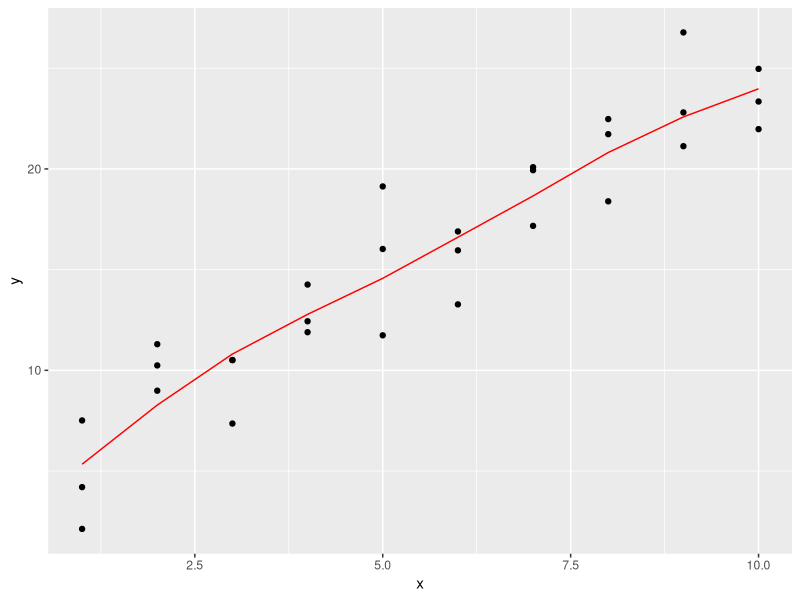
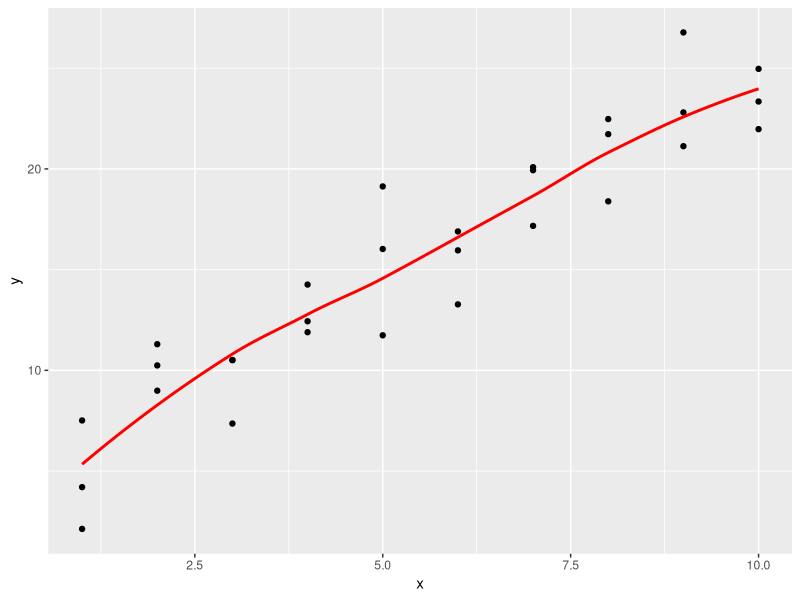
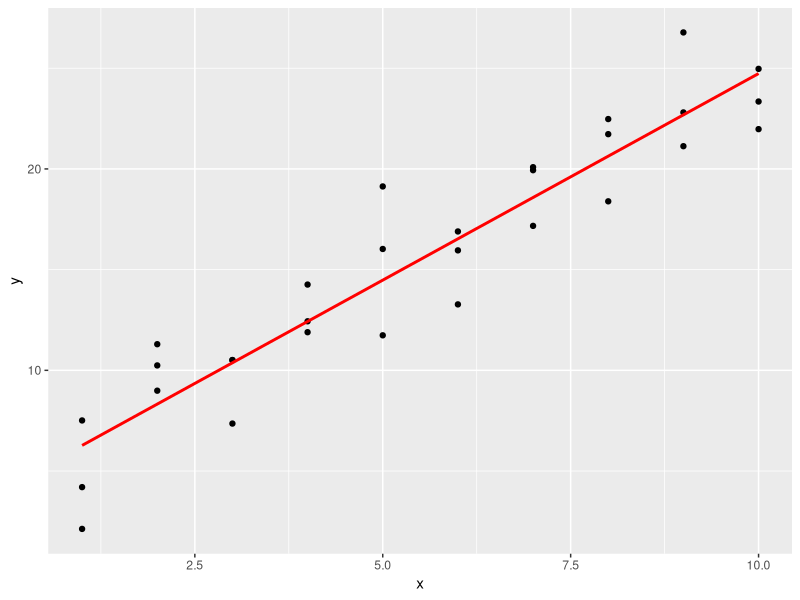
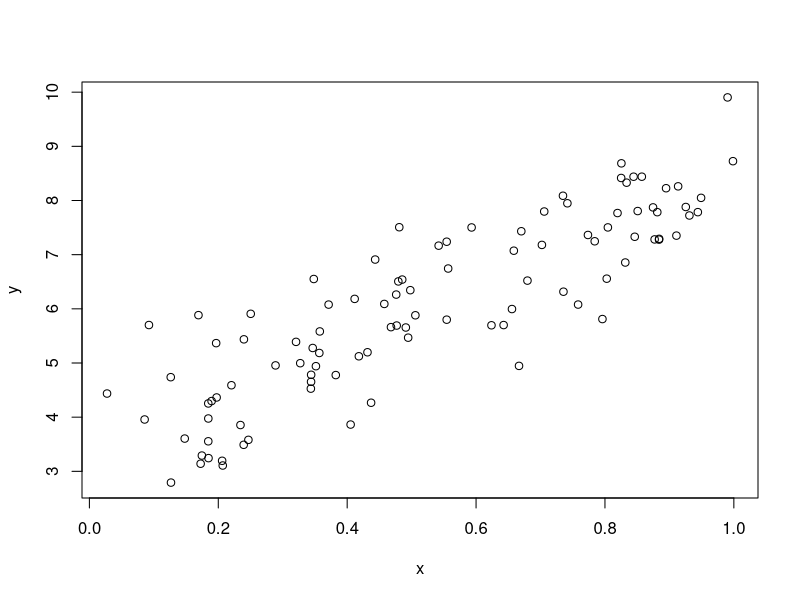
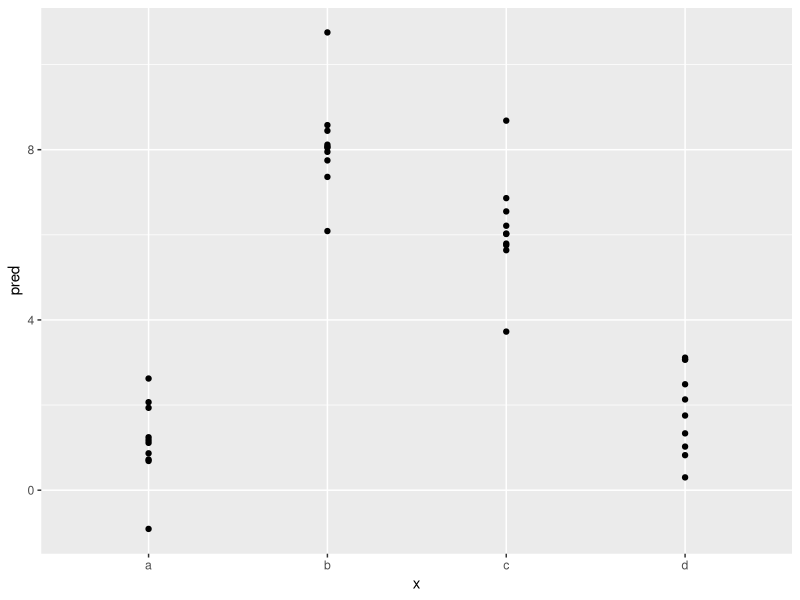
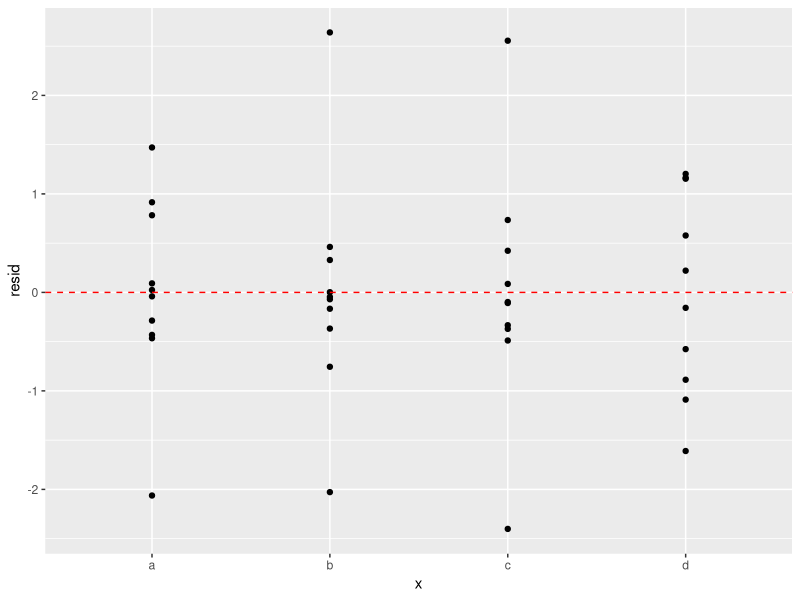
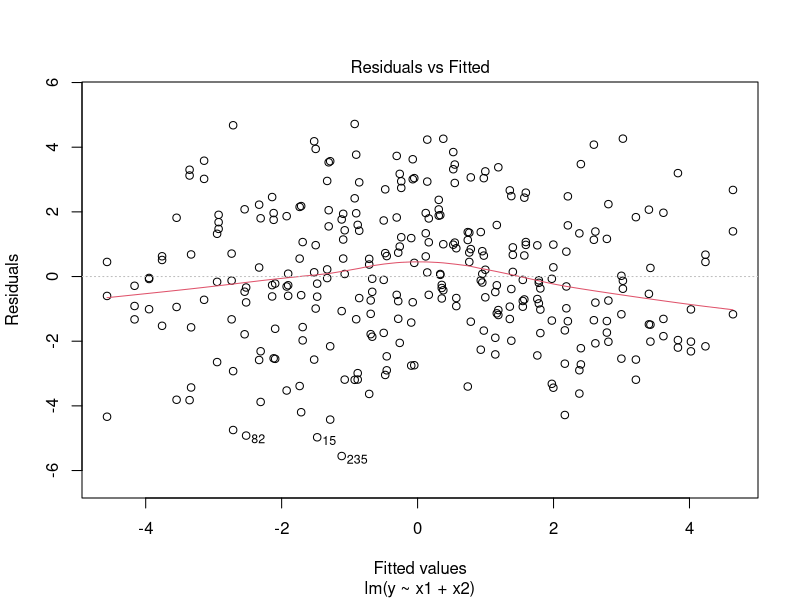
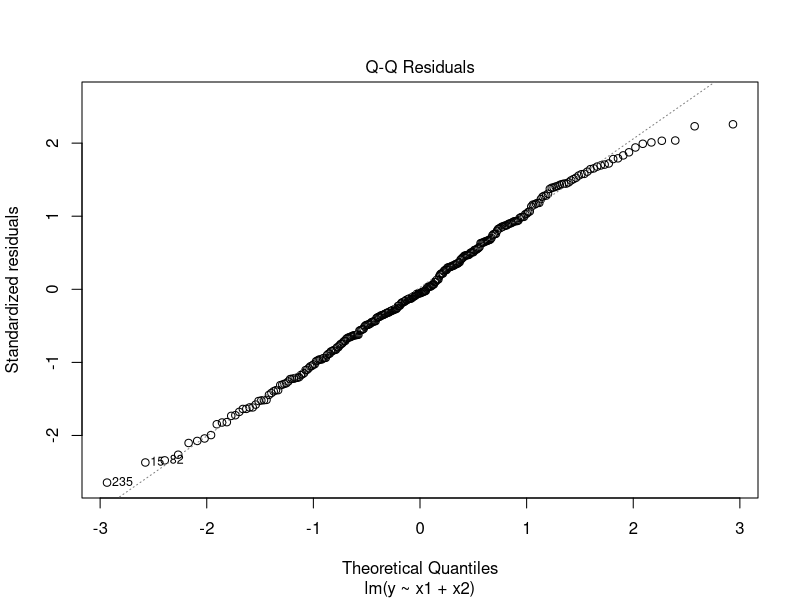

Write R code to recreate these figures, in order.
## ---- chunk 1
library(tidyverse)
library(modelr)
options(na.action = na.warn)
## ---- chunk 2
sim1_loess <- loess(y ~ x, data = sim1)
sim1 %>%
  add_predictions(sim1_loess) %>%
    ggplot(aes(x = x)) +
     geom_point(aes(y = y)) +
     geom_line(aes(y = pred), colour = "red")
## ---- chunk 3
pl <- sim1 %>%
       ggplot(aes(x = x, y = y)) +
        geom_point() 
pl +  geom_smooth(colour = "red", se=FALSE) 
pl +  geom_smooth(method= "lm", se=FALSE, colour = "red") 
## ---- chunk 4
df <- tibble::data_frame(
  x = sort(runif(100)),
  y = 5 * x + 0.5 * x ^ 2 + 3 + rnorm(length(x))
)
plot(df)

m1 <- lm(y ~ x, data = df)
grid <- data.frame(x = seq(0, 1, length = 10))
grid %>% add_predictions(m1)

m2 <- lm(y ~ poly(x, 2), data = df)
grid %>% spread_predictions(m1, m2)
grid %>% gather_predictions(m1, m2)

## ---- chunk 5
sim2

sim2_mod <- lm(y ~ x - 1, data=sim2) #remove the intercept term
summary(sim2_mod)

# predictions
sim2 %>% 
  add_predictions(sim2_mod) %>%
  ggplot(aes(x=x)) +
  geom_line(aes(y=pred), colour = "red") +
  geom_point(aes(y=y)) 
 
# residuals
sim2 %>%
  add_residuals(sim2_mod) %>%
  ggplot(aes(x, resid)) +
  geom_point() +
  geom_smooth(se = FALSE) +
  geom_hline(yintercept = 0, colour = "red", linetype = 2, size = 0.5)
## ---- chunk 6
sim3
model_matrix(sim3, y ~ x1 + x2)
model_matrix(sim3, y ~ x1 * x2)
## ---- chunk 7
mod1 <- lm(y ~ x1 + x2, data = sim3)
mod2 <- lm(y ~ x1 * x2, data = sim3)
## ---- chunk 8
sim4
sim4_mod1 <- lm(y ~ x1 + x2, data = sim4)
summary(sim4_mod1)
sim4_mod2 <- lm(y ~ x1 * x2, data = sim4)
summary(sim4_mod2)

plot(sim4_mod1)
plot(sim4_mod2)
